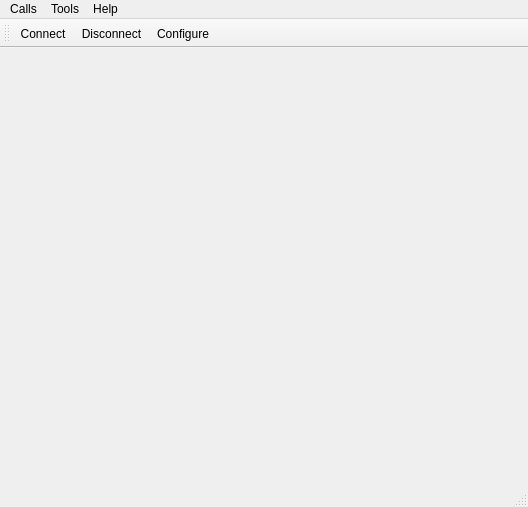
<?xml version="1.0" encoding="UTF-8"?>
<ui version="4.0">
 <class>MainWindow</class>
 <widget class="QMainWindow" name="MainWindow">
  <property name="geometry">
   <rect>
    <x>0</x>
    <y>0</y>
    <width>528</width>
    <height>507</height>
   </rect>
  </property>
  <property name="windowTitle">
   <string>Sbisolet</string>
  </property>
  <widget class="QWidget" name="centralWidget">
   <layout class="QVBoxLayout" name="verticalLayout"/>
  </widget>
  <widget class="QMenuBar" name="menuBar">
   <property name="geometry">
    <rect>
     <x>0</x>
     <y>0</y>
     <width>528</width>
     <height>21</height>
    </rect>
   </property>
   <widget class="QMenu" name="menuCalls">
    <property name="title">
     <string>Calls</string>
    </property>
    <addaction name="actionConnect"/>
    <addaction name="actionDisconnect"/>
    <addaction name="separator"/>
    <addaction name="actionQuit"/>
   </widget>
   <widget class="QMenu" name="menuTools">
    <property name="title">
     <string>Tools</string>
    </property>
    <addaction name="actionConfigure"/>
    <addaction name="actionClear"/>
   </widget>
   <widget class="QMenu" name="menuHelp">
    <property name="title">
     <string>Help</string>
    </property>
    <addaction name="actionAbout"/>
   </widget>
   <addaction name="menuCalls"/>
   <addaction name="menuTools"/>
   <addaction name="menuHelp"/>
  </widget>
  <widget class="QToolBar" name="mainToolBar">
   <attribute name="toolBarArea">
    <enum>TopToolBarArea</enum>
   </attribute>
   <attribute name="toolBarBreak">
    <bool>false</bool>
   </attribute>
   <addaction name="actionConnect"/>
   <addaction name="actionDisconnect"/>
   <addaction name="actionConfigure"/>
  </widget>
  <widget class="QStatusBar" name="statusBar"/>
  <action name="actionAbout">
   <property name="text">
    <string>&amp;About</string>
   </property>
   <property name="toolTip">
    <string>About program</string>
   </property>
   <property name="shortcut">
    <string>Alt+A</string>
   </property>
  </action>
  <action name="actionAboutQt">
   <property name="text">
    <string>About Qt</string>
   </property>
  </action>
  <action name="actionConnect">
   <property name="icon">
    <iconset resource="../sbisolet.qrc">
     <normaloff>:/images/connect.png</normaloff>:/images/connect.png</iconset>
   </property>
   <property name="text">
    <string>C&amp;onnect</string>
   </property>
   <property name="toolTip">
    <string>Connect to serial port</string>
   </property>
   <property name="shortcut">
    <string>Ctrl+O</string>
   </property>
  </action>
  <action name="actionDisconnect">
   <property name="icon">
    <iconset resource="../sbisolet.qrc">
     <normaloff>:/images/disconnect.png</normaloff>:/images/disconnect.png</iconset>
   </property>
   <property name="text">
    <string>&amp;Disconnect</string>
   </property>
   <property name="toolTip">
    <string>Disconnect from serial port</string>
   </property>
   <property name="shortcut">
    <string>Ctrl+D</string>
   </property>
  </action>
  <action name="actionConfigure">
   <property name="icon">
    <iconset resource="../sbisolet.qrc">
     <normaloff>:/images/settings.png</normaloff>:/images/settings.png</iconset>
   </property>
   <property name="text">
    <string>&amp;Configure</string>
   </property>
   <property name="toolTip">
    <string>Configure serial port</string>
   </property>
   <property name="shortcut">
    <string>Alt+C</string>
   </property>
  </action>
  <action name="actionQuit">
   <property name="icon">
    <iconset resource="../sbisolet.qrc">
     <normaloff>:/images/application-exit.png</normaloff>:/images/application-exit.png</iconset>
   </property>
   <property name="text">
    <string>&amp;Quit</string>
   </property>
   <property name="shortcut">
    <string>Ctrl+Q</string>
   </property>
  </action>
 </widget>
 <layoutdefault spacing="6" margin="11"/>
 <resources>
  <include location="../sbisolet.qrc"/>
 </resources>
 <connections/>
</ui>
